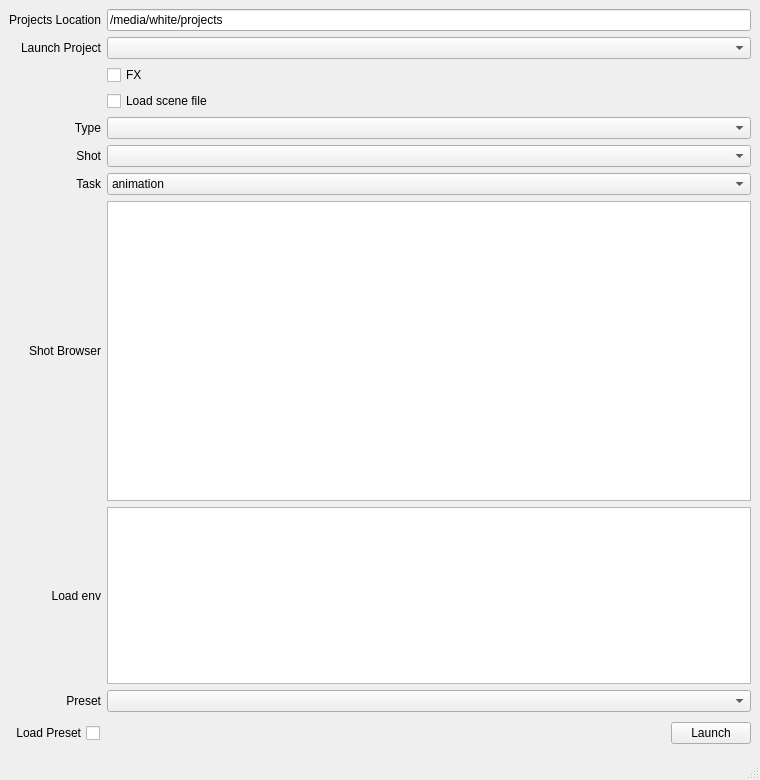
<?xml version="1.0" encoding="UTF-8"?>
<ui version="4.0">
 <class>HoudiniLauncher</class>
 <widget class="QMainWindow" name="HoudiniLauncher">
  <property name="geometry">
   <rect>
    <x>0</x>
    <y>0</y>
    <width>760</width>
    <height>780</height>
   </rect>
  </property>
  <property name="minimumSize">
   <size>
    <width>760</width>
    <height>0</height>
   </size>
  </property>
  <property name="windowTitle">
   <string>MainWindow</string>
  </property>
  <widget class="QWidget" name="centralwidget">
   <layout class="QGridLayout" name="gridLayout_2">
    <item row="2" column="0">
     <spacer name="verticalSpacer">
      <property name="orientation">
       <enum>Qt::Vertical</enum>
      </property>
      <property name="sizeType">
       <enum>QSizePolicy::Expanding</enum>
      </property>
      <property name="sizeHint" stdset="0">
       <size>
        <width>20</width>
        <height>10</height>
       </size>
      </property>
     </spacer>
    </item>
    <item row="0" column="0">
     <layout class="QGridLayout" name="gridLayout">
      <item row="5" column="2">
       <widget class="QLabel" name="label_5">
        <property name="enabled">
         <bool>true</bool>
        </property>
        <property name="text">
         <string>Shot</string>
        </property>
        <property name="alignment">
         <set>Qt::AlignRight|Qt::AlignTrailing|Qt::AlignVCenter</set>
        </property>
       </widget>
      </item>
      <item row="9" column="4">
       <widget class="QListWidget" name="listWidget"/>
      </item>
      <item row="1" column="2">
       <widget class="QLabel" name="label_2">
        <property name="text">
         <string>Launch Project</string>
        </property>
        <property name="alignment">
         <set>Qt::AlignRight|Qt::AlignTrailing|Qt::AlignVCenter</set>
        </property>
       </widget>
      </item>
      <item row="10" column="4">
       <widget class="QComboBox" name="presetList"/>
      </item>
      <item row="9" column="2">
       <widget class="QLabel" name="label_4">
        <property name="text">
         <string>Load env</string>
        </property>
        <property name="alignment">
         <set>Qt::AlignRight|Qt::AlignTrailing|Qt::AlignVCenter</set>
        </property>
       </widget>
      </item>
      <item row="4" column="4">
       <widget class="QComboBox" name="tasksList">
        <property name="enabled">
         <bool>true</bool>
        </property>
       </widget>
      </item>
      <item row="8" column="2">
       <widget class="QLabel" name="label_3">
        <property name="enabled">
         <bool>true</bool>
        </property>
        <property name="text">
         <string>Shot Browser</string>
        </property>
        <property name="alignment">
         <set>Qt::AlignRight|Qt::AlignTrailing|Qt::AlignVCenter</set>
        </property>
       </widget>
      </item>
      <item row="0" column="4">
       <widget class="QLineEdit" name="projects_location">
        <property name="text">
         <string>/media/white/projects</string>
        </property>
       </widget>
      </item>
      <item row="6" column="2">
       <widget class="QLabel" name="label_7">
        <property name="enabled">
         <bool>true</bool>
        </property>
        <property name="text">
         <string>Task</string>
        </property>
        <property name="alignment">
         <set>Qt::AlignRight|Qt::AlignTrailing|Qt::AlignVCenter</set>
        </property>
       </widget>
      </item>
      <item row="1" column="4">
       <widget class="QComboBox" name="projects_list"/>
      </item>
      <item row="5" column="4">
       <widget class="QComboBox" name="shotsList">
        <property name="enabled">
         <bool>true</bool>
        </property>
       </widget>
      </item>
      <item row="10" column="2">
       <widget class="QLabel" name="label_8">
        <property name="layoutDirection">
         <enum>Qt::RightToLeft</enum>
        </property>
        <property name="text">
         <string>Preset</string>
        </property>
        <property name="alignment">
         <set>Qt::AlignRight|Qt::AlignTrailing|Qt::AlignVCenter</set>
        </property>
       </widget>
      </item>
      <item row="0" column="2">
       <widget class="QLabel" name="label">
        <property name="text">
         <string>Projects Location</string>
        </property>
        <property name="alignment">
         <set>Qt::AlignRight|Qt::AlignTrailing|Qt::AlignVCenter</set>
        </property>
       </widget>
      </item>
      <item row="4" column="2">
       <widget class="QLabel" name="label_6">
        <property name="enabled">
         <bool>true</bool>
        </property>
        <property name="text">
         <string>Type</string>
        </property>
        <property name="alignment">
         <set>Qt::AlignRight|Qt::AlignTrailing|Qt::AlignVCenter</set>
        </property>
       </widget>
      </item>
      <item row="8" column="4">
       <widget class="QTreeView" name="treeViewShots">
        <property name="enabled">
         <bool>true</bool>
        </property>
        <property name="minimumSize">
         <size>
          <width>0</width>
          <height>300</height>
         </size>
        </property>
        <attribute name="headerMinimumSectionSize">
         <number>200</number>
        </attribute>
        <attribute name="headerDefaultSectionSize">
         <number>300</number>
        </attribute>
       </widget>
      </item>
      <item row="3" column="4">
       <widget class="QCheckBox" name="checkLoadFile">
        <property name="text">
         <string>Load scene file</string>
        </property>
       </widget>
      </item>
      <item row="2" column="4">
       <widget class="QCheckBox" name="checkFx">
        <property name="text">
         <string>FX</string>
        </property>
       </widget>
      </item>
      <item row="6" column="4">
       <widget class="QComboBox" name="taskTypeList">
        <property name="enabled">
         <bool>true</bool>
        </property>
        <item>
         <property name="text">
          <string>animation</string>
         </property>
        </item>
        <item>
         <property name="text">
          <string>fx</string>
         </property>
        </item>
        <item>
         <property name="text">
          <string>lighting</string>
         </property>
        </item>
        <item>
         <property name="text">
          <string>layout</string>
         </property>
        </item>
       </widget>
      </item>
     </layout>
    </item>
    <item row="4" column="0">
     <spacer name="verticalSpacer_2">
      <property name="orientation">
       <enum>Qt::Vertical</enum>
      </property>
      <property name="sizeType">
       <enum>QSizePolicy::Fixed</enum>
      </property>
      <property name="sizeHint" stdset="0">
       <size>
        <width>20</width>
        <height>1</height>
       </size>
      </property>
     </spacer>
    </item>
    <item row="3" column="0">
     <widget class="QFrame" name="frame">
      <property name="minimumSize">
       <size>
        <width>0</width>
        <height>30</height>
       </size>
      </property>
      <property name="layoutDirection">
       <enum>Qt::RightToLeft</enum>
      </property>
      <property name="frameShape">
       <enum>QFrame::NoFrame</enum>
      </property>
      <property name="frameShadow">
       <enum>QFrame::Raised</enum>
      </property>
      <property name="lineWidth">
       <number>0</number>
      </property>
      <layout class="QHBoxLayout" name="horizontalLayout_2">
       <property name="leftMargin">
        <number>0</number>
       </property>
       <property name="topMargin">
        <number>0</number>
       </property>
       <property name="rightMargin">
        <number>0</number>
       </property>
       <property name="bottomMargin">
        <number>0</number>
       </property>
       <item>
        <layout class="QHBoxLayout" name="horizontalLayout">
         <item>
          <widget class="QPushButton" name="launch_project">
           <property name="maximumSize">
            <size>
             <width>100</width>
             <height>16777215</height>
            </size>
           </property>
           <property name="layoutDirection">
            <enum>Qt::RightToLeft</enum>
           </property>
           <property name="text">
            <string>Launch</string>
           </property>
          </widget>
         </item>
         <item>
          <spacer name="horizontalSpacer">
           <property name="orientation">
            <enum>Qt::Horizontal</enum>
           </property>
           <property name="sizeHint" stdset="0">
            <size>
             <width>40</width>
             <height>20</height>
            </size>
           </property>
          </spacer>
         </item>
         <item>
          <widget class="QCheckBox" name="checkLoadPreset">
           <property name="text">
            <string>Load Preset</string>
           </property>
          </widget>
         </item>
        </layout>
       </item>
      </layout>
     </widget>
    </item>
   </layout>
  </widget>
  <widget class="QMenuBar" name="menubar">
   <property name="enabled">
    <bool>false</bool>
   </property>
   <property name="geometry">
    <rect>
     <x>0</x>
     <y>0</y>
     <width>760</width>
     <height>20</height>
    </rect>
   </property>
  </widget>
  <widget class="QStatusBar" name="statusbar"/>
 </widget>
 <resources/>
 <connections/>
</ui>
